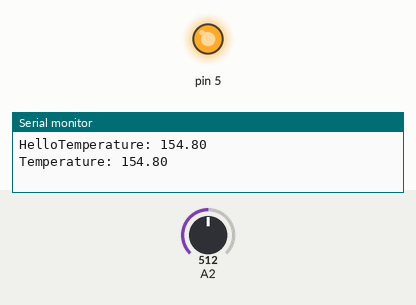
Simulated run of this sketch. Board: Arduino Uno, built with avr-gcc and run on an emulated ATmega328P. Parts: output pins drawn as LEDs (lit = HIGH), the last lines printed to the serial monitor. Inputs (shaded band) come from the test bench; at power-on: A2 = 512.

Above: at 1.8 s.
1.9 s: A2 set to 205
3.4 s: A2 set to 172
At 4.6 s:
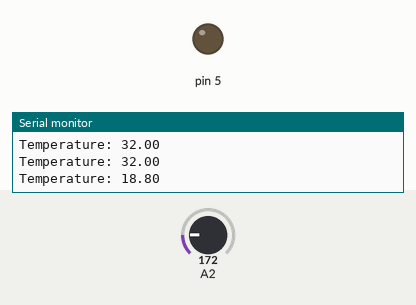
5.5 s: A2 set to 306
At 7.2 s:
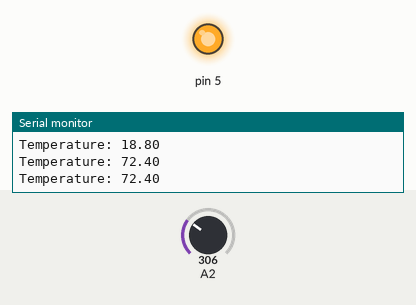
7.5 s: A2 set to 122
At 9.0 s:
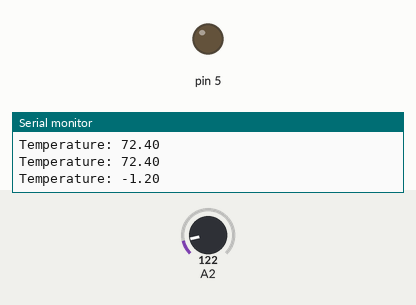
Timing chart, 0 to 10.5 s (numbered marks = the images above; inputs shaded):
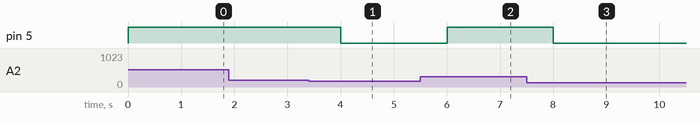

Measured:
- the behaviour switches between 188 and 187 on A2 (found by bisection; images 0 and 1)
- after the input at 3.4 s, pin 5: HIGH → LOW after 0.60 s
- after the input at 5.5 s, pin 5: LOW → HIGH after 0.51 s
- after the input at 7.5 s, pin 5: HIGH → LOW after 0.51 s

The sketch:

Task_1.1P.ino
```cpp
// C++ code
//
void setup()
{
  Serial.begin(9600);
    Serial.print("Hello");

  pinMode(5, OUTPUT);
}

void loop()
{
  int value= analogRead(A2);
  float miliVoltage= value*(5000/1024);
  float temperature=(miliVoltage-500)/10;
  Serial.print("Temperature: ");
  Serial.println(temperature);
  if(temperature>25){
  digitalWrite(5, HIGH);
  }
  else{
    digitalWrite(5,LOW);
  }
  delay(1000);
}
```
